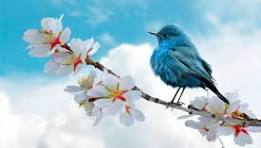
#> input picture Practicals/neg.png, 261 x 148 px
$ python pract4_4.py   (older library calls are emulated)
#> lines starting #> are read from the running program, lines starting #| are printed output that depends on the picture
#Import the necessary libraries
import cv2
import matplotlib.pyplot as plt
import numpy as np
# Load the image
image = cv2.imread('neg.png')
#> image is the input picture: shape (148, 261, 3); mean B, G, R 209.9, 197.2, 164.6
#Plot the original image
plt.subplot(1, 2, 1)
plt.title("Original")
plt.imshow(image)
# Sharpen the image using the Laplacian operator
sharpened_image2 = cv2.Laplacian(image, cv2.CV_64F)
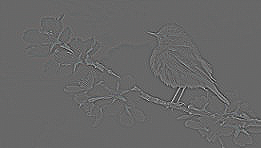
#> sharpened_image2: shape (148, 261, 3) float64; mean B, G, R 0, 0, 0; drawn with min black and max white
#Save the image
cv2.imwrite('Laplacian sharpened_image.jpg', sharpened_image2)
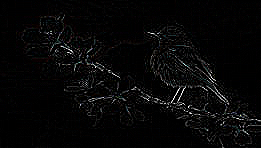
#> saved as Laplacian sharpened_image.jpg: shape (148, 261, 3); mean B, G, R 7.1, 7, 7.1
#Plot the sharpened image
plt.subplot(1, 2, 2)
plt.title("Laplacian Sharpening")
plt.imshow(sharpened_image2)
plt.show()
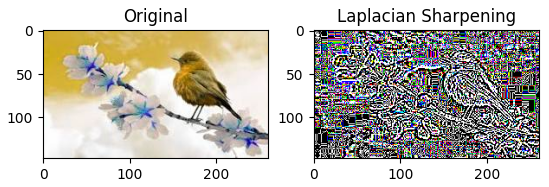
#> figure drawn by matplotlib, 2 panels; B, G, R data is drawn as R, G, B
